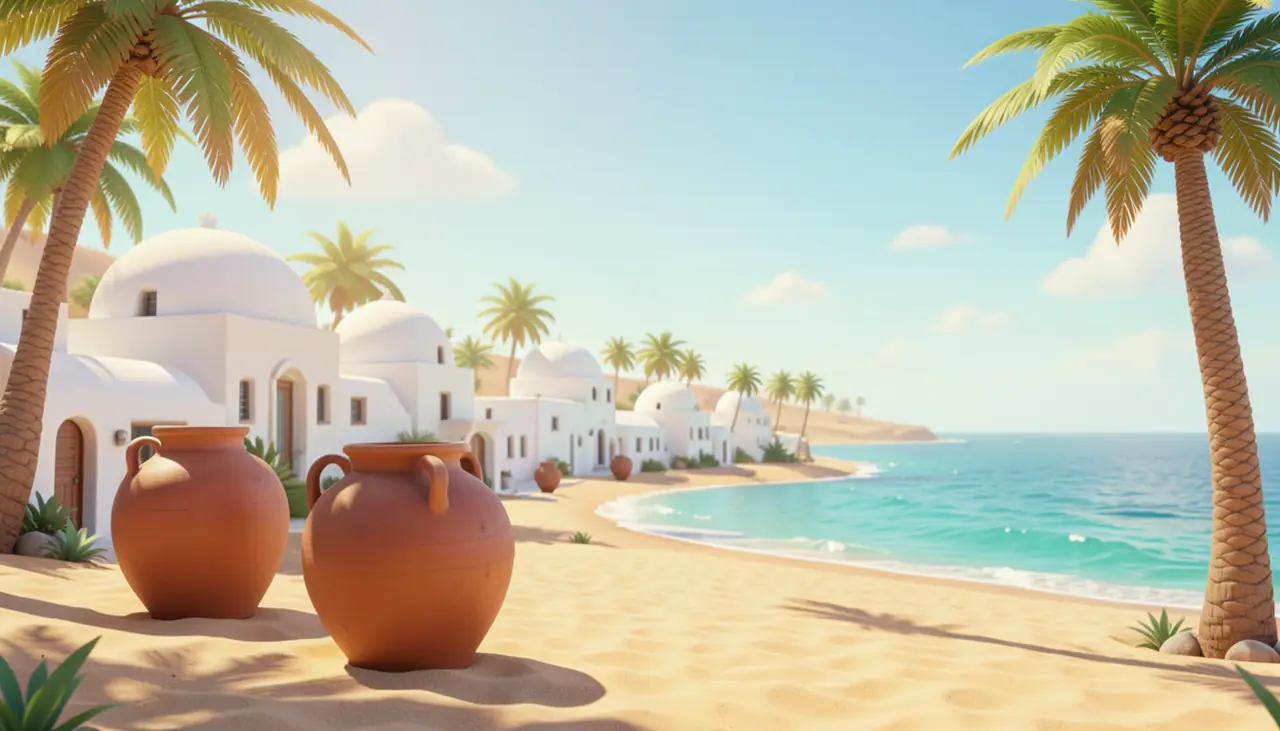
#> input picture jeux/kelma/img/m3.webp, 1280 x 731 px, given in place of m1_fond_00001_.png, which was not available
$ python build_m1.py ../../jeux/kelma/img/m3.webp
#> lines starting #> are read from the running program, lines starting #| are printed output that depends on the picture; after the words box and inside, x2 and y2 are one past the last pixel; in counts of white or black regions, pixels touching at a corner belong together
#> further down, f is the input picture: PIL image 1280x731 RGB; mean R, G, B 188.6, 185, 164.3
#| fond (1344, 576)
### docs/houma/detoure.py
"""Détourage d'un personnage sur fond vert (images ComfyUI). Le vert varie d'une image à l'autre (plus ou moins bleuté, ombre au sol) :
on enlève tout ce qui est « plutôt vert » et relié au bord de l'image, plus les trous franchement verts (entre un bras et le corps).
Un short turquoise ou une veste verte ne partent pas : ils ne sont pas assez verts, ou pas reliés au bord par du vert."""
from PIL import Image, ImageChops, ImageDraw, ImageFilter
def cut(path, fond='green'):
#> called with fond = 'green'
    im = Image.open(path).convert('RGB'); w, h = im.size; r, g, b = im.split()
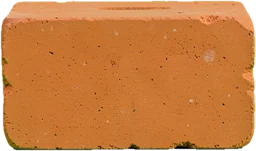
#> input picture jeux/kelma/img/brique.webp, 256 x 151 px, given in place of m1_maisons_00001_.png, which was not available
#> after `w, h = im.size`: w = 256; h = 151
#> after `r, g, b = im.split()`:
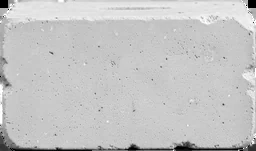
#> r: PIL image 256x151 L; min 0, max 255, mean 197.1
#> after `r, g, b = im.split()`:
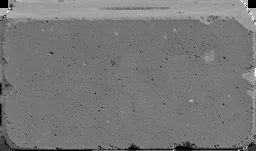
#> g: PIL image 256x151 L; min 0, max 255, mean 119.8
#> after `r, g, b = im.split()`:
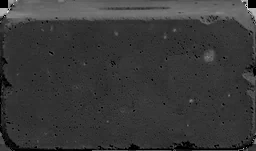
#> b: PIL image 256x151 L; min 0, max 234, mean 56.7
    if fond == 'blue': g, b = b, g   # fond bleu (pour ce qui est vert, comme le cactus) : on échange les deux couleurs, puis on les remet
    def over(a, c, d):   # masque : a > c + d
#> called with d = 30
        return ImageChops.subtract(a, c).point(lambda v: 255 if v > d else 0)
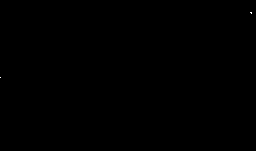
#> returned value: PIL image 256x151 L; 0.01% white in thin lines or dots, all inside (x1, y1, x2, y2) = (0, 12, 252, 78)
    loose = ImageChops.multiply(over(g, r, 30), over(g, b, 30)); strict = ImageChops.multiply(over(g, r, 45), over(g, b, 50))
#> in over (call 2), `return ImageChops.subtract(a, c).point(lambda v: 255 if v > d else 0)`: returned value: PIL image 256x151 L; 97.4% white; 21 black regions (14 under 20 px), largest, box (x1, y1, x2, y2) and area: (0, 132, 173, 151) 341, (174, 144, 238, 151) 176, (0, 0, 18, 18) 174
#> in over (call 3), `return ImageChops.subtract(a, c).point(lambda v: 255 if v > d else 0)`: returned value: PIL image 256x151 L; 0.01% white in thin lines or dots, all inside (x1, y1, x2, y2) = (250, 12, 252, 14)
#> in over (call 4), `return ImageChops.subtract(a, c).point(lambda v: 255 if v > d else 0)`: returned value: PIL image 256x151 L; 93.9% white; 60 black regions (46 under 20 px), largest, box (x1, y1, x2, y2) and area: (0, 0, 40, 32) 540, (0, 132, 173, 151) 451, (174, 138, 256, 151) 331
    fl = loose.copy()
    for x in range(0, w, 8):
        for y in (0, h - 1):
            if fl.getpixel((x, y)) == 255: ImageDraw.floodfill(fl, (x, y), 128)
    for y in range(0, h, 8):
        for x in (0, w - 1):
            if fl.getpixel((x, y)) == 255: ImageDraw.floodfill(fl, (x, y), 128)
    bg = ImageChops.lighter(fl.point(lambda v: 255 if v == 128 else 0), strict)
    alpha = bg.point(lambda v: 255 - v).filter(ImageFilter.MinFilter(3)).filter(ImageFilter.GaussianBlur(.7))
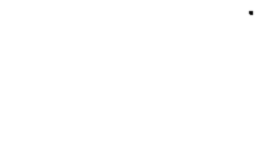
#> alpha: PIL image 256x151 L; min 10, max 255, mean 254.9
    g2 = ImageChops.darker(g, ImageChops.add(ImageChops.lighter(r, b), Image.new('L', (w, h), 10)))   # retire le reflet vert
    edge = alpha.point(lambda v: 255 if v < 250 else 0); g = Image.composite(g2, g, edge)
#> after `edge = alpha.point(lambda v: 255 if v < 250 else 0)`: edge: PIL image 256x151 L; 0.09% white; 1 white region, box (x1, y1, x2, y2) and area: (248, 10, 254, 16) 35
    if fond == 'blue': g, b = b, g
    out = Image.merge('RGBA', (r, g, b, alpha)); return out

### docs/stage2/build_m1.py
"""Stage 2, monde 1 : prépare les images du jeu à partir des images ComfyUI (dossier output/s2 sur le PC de papa).
Usage : python3 build_m1.py <dossier des png ComfyUI>   → écrit jeux/stage2/m1/*.webp
Les objets sont sur fond vert : on les détoure (docs/houma/detoure.py) puis on les recadre."""
import sys, os
from PIL import Image
sys.path.insert(0, os.path.join(os.path.dirname(__file__), '..', 'houma'))
from detoure import cut

SRC = sys.argv[1]
OUT = os.path.join(os.path.dirname(__file__), '..', '..', 'jeux', 'stage2', 'm1')
os.makedirs(OUT, exist_ok=True)
def src(n): return os.path.join(SRC, f'm1_{n}_00001_.png')
def save(im, n, q=82): im.save(os.path.join(OUT, n + '.webp'), 'WEBP', quality=q, method=6); print(n, im.size)
def objet(n, nom=None, maxi=192, taille=None):
    im = cut(src(n)); im = im.crop(im.getchannel('A').point(lambda v: 255 if v > 40 else 0).getbbox())
    if taille: im = im.resize(taille, Image.LANCZOS)
    else: im.thumbnail((maxi, maxi), Image.LANCZOS)
    save(im, nom or n)
#| maisons (256, 151)

# le fond (photo de ruelle) et les façades
f = Image.open(src('fond')).convert('RGB'); f = f.resize((1344, 576), Image.LANCZOS); save(f, 'fond', 78)
objet('maisons', maxi=1400)
# les textures (grille 6×6 de carreaux, une case = 64 px)
for n in ('t_mur', 't_fissure'): save(Image.open(src(n)).convert('RGB').resize((384, 384), Image.LANCZOS), n)
#> call 3 of save, with n = 't_mur', q = 82
#> in save (call 3), `im.save(os.path.join(OUT, n + '.webp'), 'WEBP', quality=q, method=6)`:
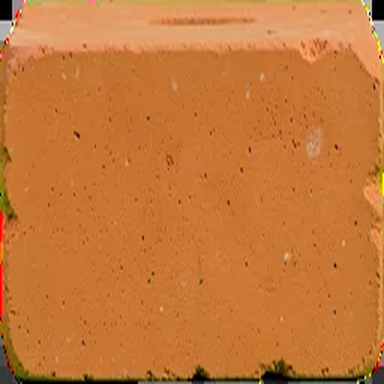
#> saved as t_mur.webp: PIL image 384x384 RGB; mean R, G, B 197.1, 119.8, 56.7
#| t_mur (384, 384)
#> (the run stopped early here; a loop or call above may not have finished)
